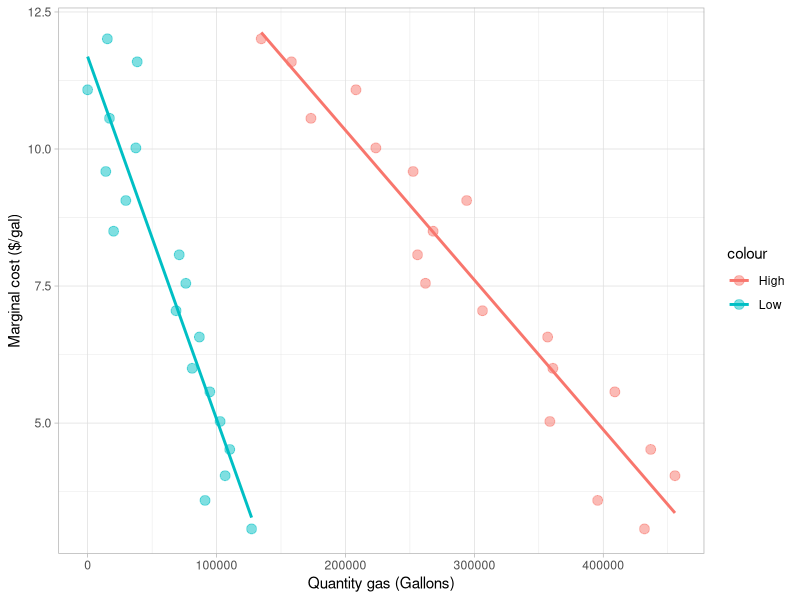
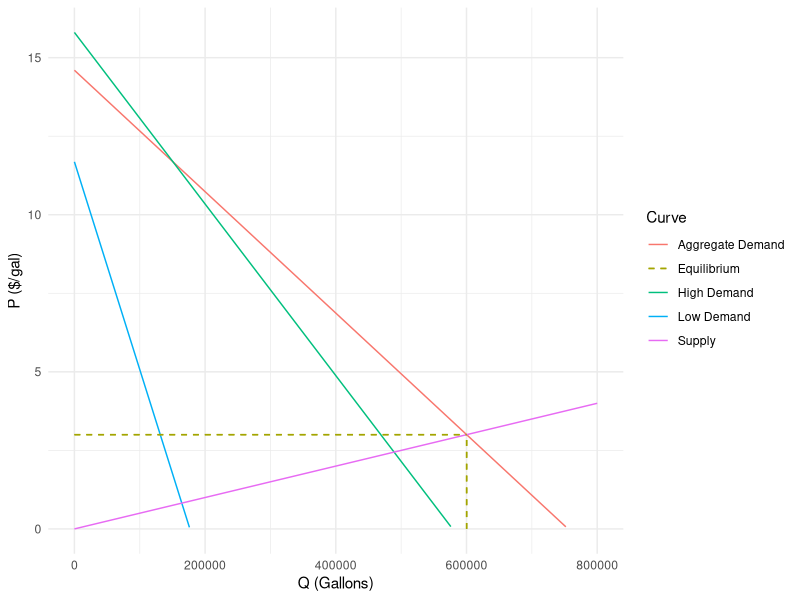
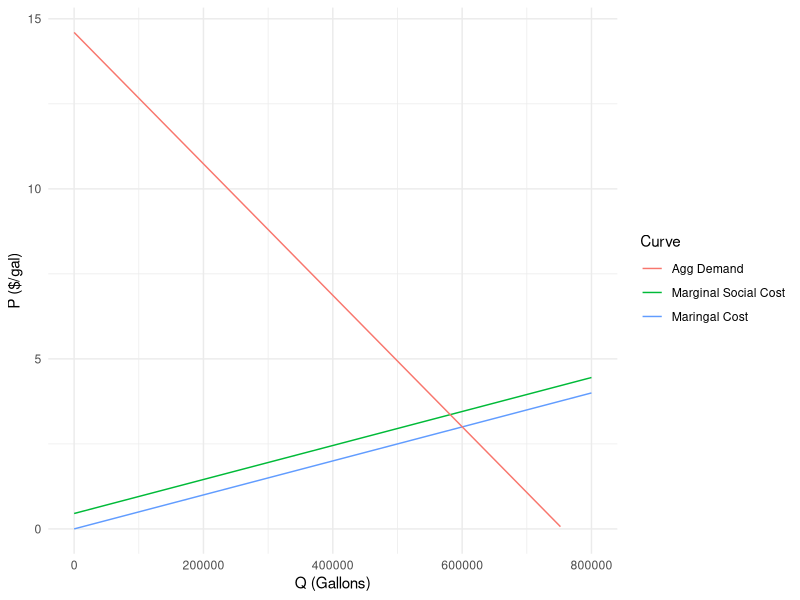

These charts were generated, in order, by the following R code:
## ---- chunk 1
knitr::opts_chunk$set(echo = TRUE)
library(tidyverse)
library(here)
library(ggpubr)
library(broom)
library(knitr)
options(scipen=999)
## ---- chunk 2

# Calculate and save MEC of one gallon of gas

# MEC = ($/ metric ton) * (metric tons/lb) * (lb/gal)

MEC <- 51*(1/2204.62)*(19.6)

## ---- chunk 3

# Read in data
data <- read_csv("HW3_data.csv")

# Create 2 linear models
D_low_lm = lm(Price_Dollars ~ Q_Low_Gallons, data = data)
D_high_lm = lm(Price_Dollars ~ Q_High_Gallons, data = data)

# Create plot for reference
ggplot(data = data) +
  #Low Demand
  geom_point(aes(x = Q_Low_Gallons, y = Price_Dollars, color = "Low"), size = 3, alpha = 0.5) +
  geom_smooth(aes(x = Q_Low_Gallons, y = Price_Dollars, color = "Low"), method = "lm", se = F)+
  #High Demand
  geom_point(aes(x = Q_High_Gallons, y = Price_Dollars, color = "High"), size = 3, alpha = 0.5) +
  geom_smooth(aes(x = Q_High_Gallons, y = Price_Dollars, color = "High"), method = "lm", se = F)+
  labs(x = "Quantity gas (Gallons)", y = "Marginal cost ($/gal)")+
  theme_light()

# Save intercepts
int_low <- D_low_lm$coefficients[[1]]
m_low <- D_low_lm$coefficients[[2]]

int_high <- D_high_lm$coefficients[[1]]
m_high <- D_high_lm$coefficients[[2]]

## ---- chunk 4
# Solve for intercepts for aggregate demand
m_agg <- 1/(1/(m_low)+1/(m_high))
int_agg <- ((int_low/m_low)+(int_high/m_high))/(1/(m_low)+1/(m_high))

# Create functions for all three demand curves
D_low <- function(Q) {m_low*Q + int_low}
D_high <- function(Q) {m_high*Q + int_high}
D_agg <- function(Q) {m_agg*Q + int_agg}
## ---- chunk 5
# Solve for Q eq given P = 3:
P_eq <- 3
Q_eq <- (P_eq-int_agg)/m_agg

# Save slope of supply curve:
m_MC <- P_eq/Q_eq

# Create function for supply curve
MC <- function(Q) {m_MC*Q}
## ---- chunk 6
# Graph for reference
ggplot(data.frame(Q = c(0, 800000)), aes(x = Q)) +
  stat_function(fun = D_agg, aes(color = "Aggregate Demand")) +
  stat_function(fun = D_low, aes(color = "Low Demand")) +
  stat_function(fun = D_high, aes(color = "High Demand")) +
  stat_function(fun = MC, aes(color = "Supply")) +
  geom_segment(aes(x = 0, y = P_eq, xend = Q_eq, yend = P_eq, color = "Equilibrium"), linetype = 2)+
  geom_segment(aes(x = Q_eq, y = 0, xend = Q_eq, yend = P_eq, color = "Equilibrium"), linetype = 2)+
  scale_x_continuous(name = "Q (Gallons)") +
  scale_y_continuous(name = "P ($/gal)",limits = c(0, NA)) +
  labs(color = "Curve") +
  theme_minimal()
  
## ---- chunk 7
# Calculate consumer surplus

# Solve for quantity at kink
Q_kink <- (int_low-int_agg)/m_agg

# Consumer surplus equals area under high demand curve until kink
SQ_CS_1 <- integrate(D_high, lower = 0, upper = Q_kink)

# plus area under agg demand curve after kink until intercept with supply curve
SQ_CS_2 <- integrate(D_agg, lower = Q_kink, upper = Q_eq)

# minus area from price equals 0 to Peq * Qeq
SQ_CS_total <- SQ_CS_1$value + SQ_CS_2$value - Q_eq*P_eq

# Calculate producer surplus

# Solve for area under supply curve:
SQ_PS_1 <- integrate(MC, lower = 0, upper = Q_eq)

# Subtract from Qeq*Peq:
SQ_PS_total <- Q_eq*P_eq - SQ_PS_1$value
## ---- chunk 8

# Low demand:
Q_eq_low <- (P_eq-int_low)/m_low

# High demand:
Q_eq_high <- (P_eq-int_high)/m_high

## ---- chunk 9

# Low demand
CS_low_1 <- integrate(D_low, lower = 0, upper = Q_eq_low)
CS_low_total <- CS_low_1$value - P_eq*Q_eq_low

# High demand
CS_high_1 <- integrate(D_high, lower = 0, upper = Q_eq_high)
CS_high_total <- CS_high_1$value - P_eq*Q_eq_high

## ---- chunk 10
# Total Social Cost:
MSC <- function(Q){m_MC*Q + MEC}

#Graph for reference
ggplot(data.frame(Q = c(0, 800000)), aes(x = Q)) +
  stat_function(fun = MC, aes(color = "Maringal Cost")) +
  stat_function(fun= MSC, aes(color = "Marginal Social Cost"))+
  stat_function(fun = D_agg, aes(color = "Agg Demand")) +
  scale_x_continuous(name = "Q (Gallons)") +
  scale_y_continuous(name = "P ($/gal)",limits = c(0, NA)) +
  labs(color = "Curve") +
  theme_minimal()

## ---- chunk 11
#Find new equilibrium quantity
MSC_Q_eq <- (MEC-int_agg)/(m_agg-m_MC)
## ---- chunk 12
#Use the new equilibrium quantity to find the price
MSC_P_eq <- (m_MC*MSC_Q_eq+ MEC)
## ---- chunk 13
#Quantity purchased at new socially optimal equilibrium 
MSC_Q_eq_high= (MSC_P_eq-int_high)/(m_high)

# High demand
CS_high_MSC <- integrate(D_high, lower = 0, upper = MSC_Q_eq_high)
CS_high_MSC_total <- CS_high_MSC$value - MSC_P_eq*MSC_Q_eq_high
## ---- chunk 14
#Quantity purchased at new socially optimal equilibrium 
MSC_Q_eq_low= (MSC_P_eq-int_low)/(m_low)

# consumer surplus
CS_low_MSC <- integrate(D_low, lower = 0, upper = MSC_Q_eq_low)
CS_low_MSC_total <- CS_low_MSC$value - MSC_P_eq*MSC_Q_eq_low

##Find the DWL
#Integrate the MSC from the socially optimal equilibrium to the BAU equilibrium. 
MSC_area <- integrate(MSC, lower = MSC_Q_eq, upper = Q_eq)

#Integrate the aggregate demand curve from the socially optimal equilibrium to the BAU equilibrium 
D_agg_area <- integrate(D_agg, lower = MSC_Q_eq, upper = Q_eq)

#find DWL
DWL <- (MSC_area$value)-(D_agg_area$value)

## Calculate total welfare 
#Subtract the DWL from the consumer surplus identified above

MSC_welfare_low <- (CS_low_MSC_total-DWL)
## ---- chunk 15
#Amount of gas sold 
income <- MSC_P_eq*MSC_Q_eq

#Cost of production
cost <- integrate (MC, lower = 0, upper = MSC_Q_eq)

#Revenue
revenue <- income - cost$value
## ---- chunk 16
#MEC*quantity of gas consumed

TED <- MEC*MSC_Q_eq
